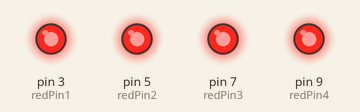
The sketch below on a simulated Arduino Uno, built with avr-gcc and run on an emulated ATmega328P. On the bench: output pins drawn as LEDs (lit = HIGH).

Above: at 0.5 s.
At 3.5 s:
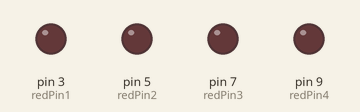
Timing chart, 0 to 4.6 s (numbered marks = the images above):
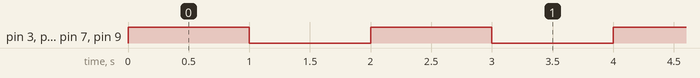

Measured:
- by itself, pin 3 (redPin1), pin 5 (redPin2), pin 7 (redPin3), pin 9 (redPin4): alternates HIGH for 1.0 s and LOW for 1.0 s

The sketch:

red.ino
```cpp
int redPin1 = 3;
int redPin2 = 5;
int redPin3 = 7;
int redPin4 = 9;

int ledPins[4] = {redPin1, redPin2, redPin3, redPin4};
void setup(void)
{
    Serial.begin(9600);
    pinMode(redPin1, OUTPUT);
    pinMode(redPin2, OUTPUT);
    pinMode(redPin3, OUTPUT);
    pinMode(redPin4, OUTPUT);
}

void loop(void)
{

    //====================================
    // blink the red led pin only
    for (size_t i = 0; i < 5; i++)
    {
        digitalWrite(ledPins[i], HIGH);
    }

    delay(1000);
    for (size_t i = 0; i < 5; i++)
    {
        digitalWrite(ledPins[i], LOW);
    }
    delay(1000);
}
```
